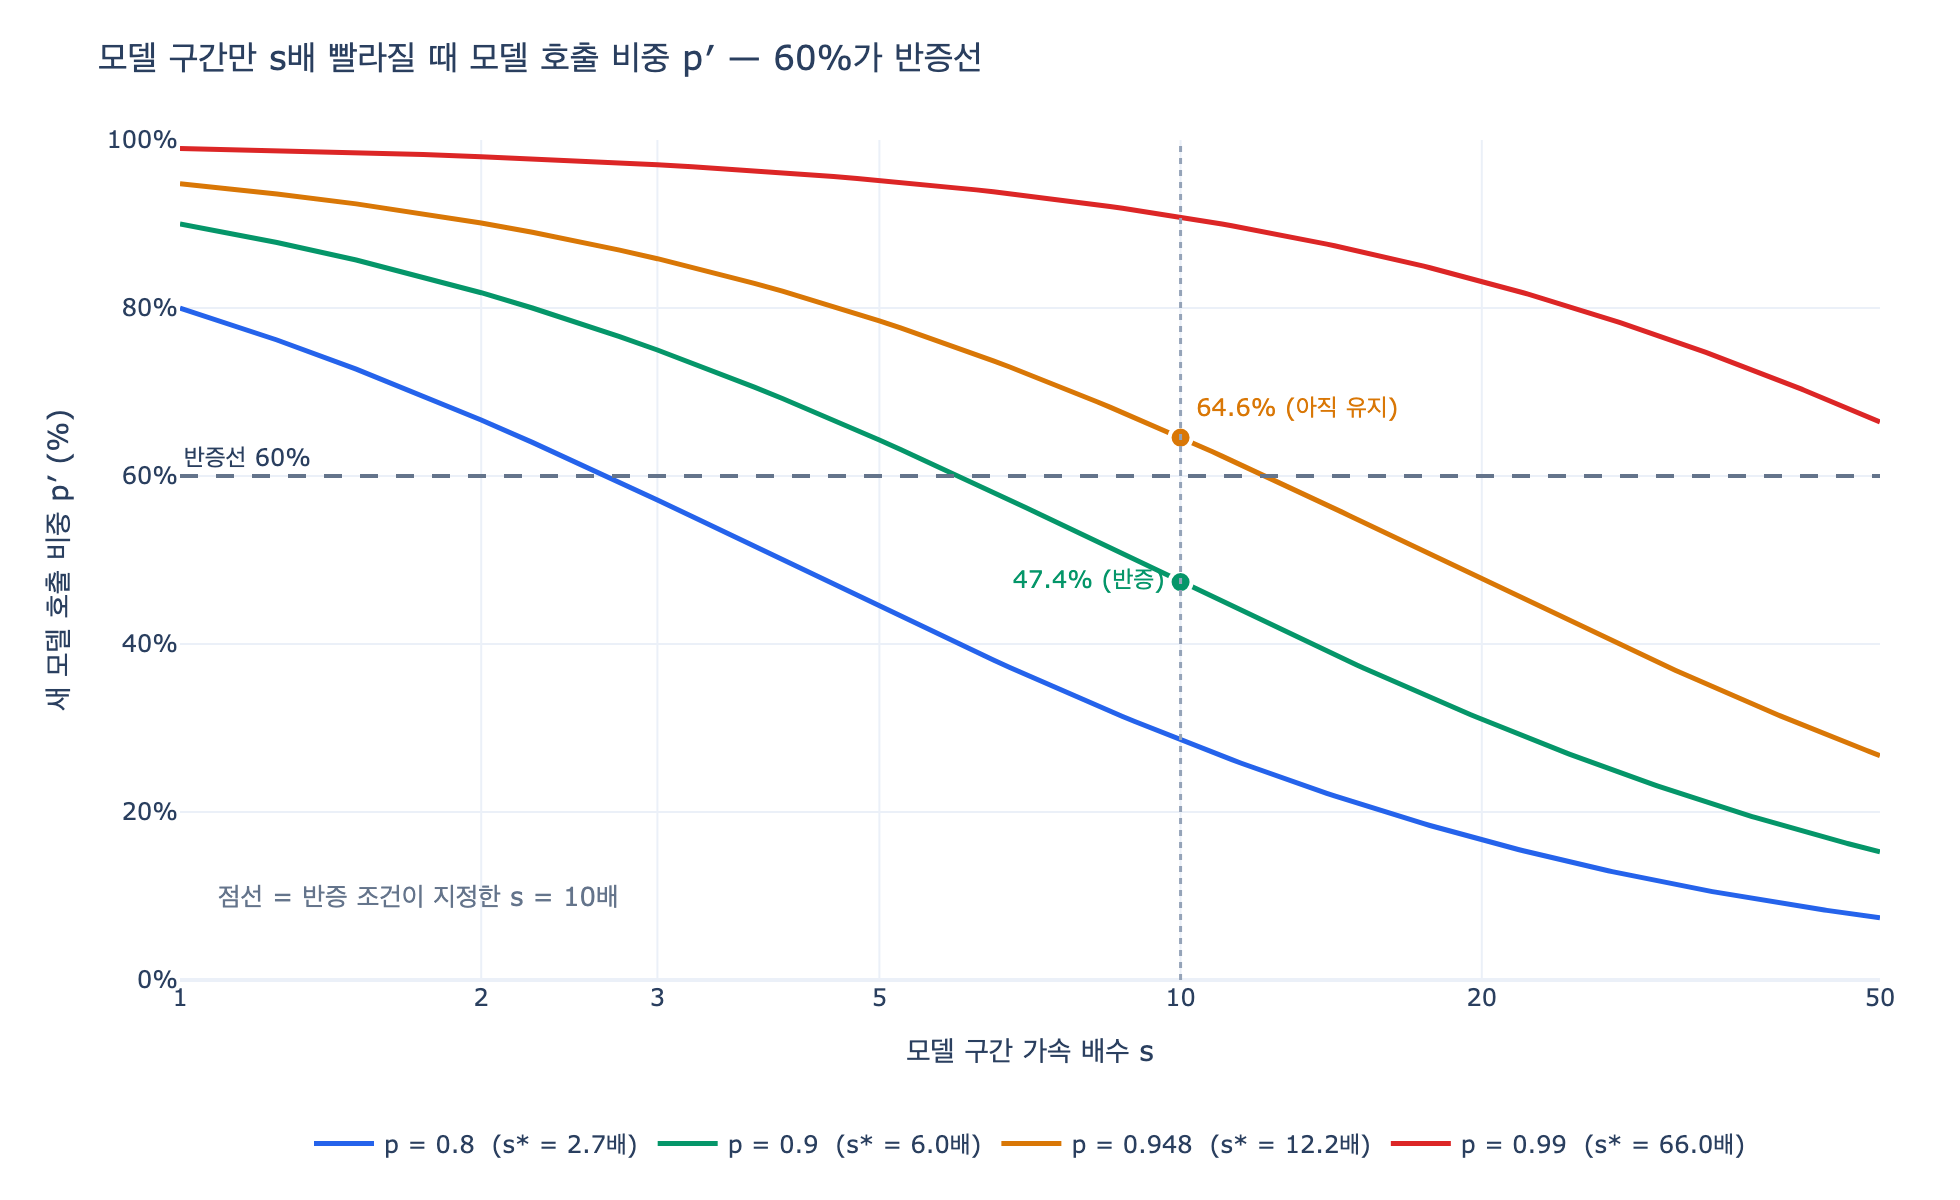

Generate this figure with Python:
# 필요 패키지: plotly, kaleido (정적 이미지 저장용)
#   pip install plotly kaleido

# %% [markdown]
# # 주장 1의 반증 조건 — 모델만 10배 빨라지면 비중은 얼마가 되나
#
# 35장의 주장 1은 이렇습니다.
#
# > **모델 호출이 응답 시간의 90% 넘게 차지한다** (33장, 확신 35%)
#
# 반증 조건은 이렇습니다.
#
# > **같은 작업의 모델 지연이 10분의 1이 되면 모델 호출 비중이 60% 아래로 내려간다.**
# > 분기마다 구간별 시간을 다시 재야 한다.
#
# 여기서 쓰는 산수는 **암달의 법칙**(Amdahl's law)과 똑같습니다.
# 전체 지연을 1로 정규화하고, 그 중 비율 $p$가 모델 호출, 나머지 $1-p$가
# 모델이 아닌 구간(조회·직렬화·네트워크·정책 검사 등)이라고 둡니다.
#
# 모델 구간만 $s$배 빨라지면
#
# $$T' = \frac{p}{s} + (1-p), \qquad p' = \frac{p/s}{\;p/s + (1-p)\;}$$
#
# 핵심은 **분모가 같이 줄어든다**는 것입니다. 그래서 비중은 $p/s$로 떨어지지 않고
# 위 식처럼 훨씬 완만하게 떨어집니다.

# %%
def _show(fig):
    try:
        from IPython import get_ipython
        if get_ipython() is not None:  # VSCode 셀/Jupyter에서만 렌더링
            fig.show()
    except ImportError:
        pass


def new_share(p: float, s: float) -> float:
    """초기 모델 비중 p, 모델 구간 가속 s배 → 새 모델 비중 p'."""
    model = p / s
    rest = 1.0 - p
    return model / (model + rest)


def total_speedup(p: float, s: float) -> float:
    """암달의 법칙: 전체 지연이 몇 배 짧아지는가."""
    return 1.0 / (p / s + (1.0 - p))


print(f"{new_share(0.9, 10):.4f}")     # 출력: 0.4737
print(f"{total_speedup(0.9, 10):.4f}")  # 출력: 5.2632

# %% [markdown]
# ## 1단계 — $p=0.9$, $s=10$ 을 손으로 따라가기
#
# $$\frac{p}{s} = \frac{0.9}{10} = 0.09, \qquad 1-p = 0.1$$
#
# $$p' = \frac{0.09}{0.09 + 0.1} = \frac{0.09}{0.19} = 0.4737$$
#
# 모델 비중이 **90% → 47.4%**. 반증선 60%를 확실히 밑돕니다.
# 그런데 전체 지연은 $1/0.19 = 5.26$배밖에 안 짧아집니다.
# 모델을 10배 빠르게 만들어도 전체는 5.3배. 남은 10%가 발목을 잡습니다.

# %%
p, s = 0.9, 10.0
model_before, rest = p, 1 - p
model_after = p / s
total_after = model_after + rest

print(f"이전   모델 {model_before:.3f} + 기타 {rest:.3f} = {model_before + rest:.3f}  (모델 비중 {p:>6.1%})")
print(f"이후   모델 {model_after:.3f} + 기타 {rest:.3f} = {total_after:.3f}  (모델 비중 {new_share(p, s):>6.1%})")
print(f"전체 단축 {total_speedup(p, s):.2f}배 (모델만 보면 {s:.0f}배)")
print(f"반증 판정: p'={new_share(p, s):.1%} < 60% → 주장 1은 반증된다")
# 출력: 이전   모델 0.900 + 기타 0.100 = 1.000  (모델 비중  90.0%)
# 출력: 이후   모델 0.090 + 기타 0.100 = 0.190  (모델 비중  47.4%)
# 출력: 전체 단축 5.26배 (모델만 보면 10배)
# 출력: 반증 판정: p'=47.4% < 60% → 주장 1은 반증된다

# %% [markdown]
# ## 2단계 — 임계 가속 $s^\*$ 역산: 몇 배 빨라지면 60%를 깨나
#
# $p' = q$ 가 되는 $s$를 풀면
#
# $$\frac{p/s}{p/s + (1-p)} = q \;\Longrightarrow\; s^{*} = \frac{p\,(1-q)}{q\,(1-p)}$$
#
# $q = 0.6$ 을 넣으면 $s^{*} = \dfrac{2p}{3(1-p)}$ 라는 아주 짧은 식이 됩니다.
#
# - $p = 0.90$ → $s^{*} = \dfrac{1.8}{0.3} = \mathbf{6.0}$
# - $p = 0.948$ (33장의 실측값) → $s^{*} = \dfrac{1.896}{0.156} = \mathbf{12.2}$
#
# 즉 반증 조건이 요구하는 10배는 $p=0.9$ 기준으로는 **여유 있게 넘고**,
# 33장 실측 94.8% 기준으로는 **아직 못 넘습니다**. 그래서 10배는
# "확실히 깨지는 쪽"이 아니라 "깨지는지 아닌지가 갈리는 자리"에 놓인 숫자입니다.

# %%
def critical_speedup(p: float, q: float = 0.6) -> float:
    """비중이 q로 떨어지게 하는 가속 배수 s*."""
    return p * (1 - q) / (q * (1 - p))


for p0 in (0.80, 0.90, 0.948, 0.99):
    s_star = critical_speedup(p0, 0.6)
    print(f"p={p0:<6.3f}  s*={s_star:>6.2f}배   s=10일 때 p'={new_share(p0, 10):>6.1%}"
          f"   전체 {total_speedup(p0, 10):.2f}배")
# 출력: p=0.800   s*=  2.67배   s=10일 때 p'= 28.6%   전체 3.57배
# 출력: p=0.900   s*=  6.00배   s=10일 때 p'= 47.4%   전체 5.26배
# 출력: p=0.948   s*= 12.15배   s=10일 때 p'= 64.6%   전체 6.81배
# 출력: p=0.990   s*= 66.00배   s=10일 때 p'= 90.8%   전체 9.17배

# %% [markdown]
# 위 표가 반증 조건의 성질을 다 말해 줍니다.
#
# - $p$가 0.9에서 0.948로 **5%p만 올라가도** 임계 가속은 6배 → 12.2배로 **두 배**가 됩니다.
#   비중은 $1-p$(모델 아닌 구간)의 역수에 민감해서, 90%와 95%는 전혀 다른 세계입니다.
# - $p=0.99$ 라면 60%를 깨는 데 **66배**가 필요합니다. 10배로는 90.8%, 거의 안 움직입니다.
# - 그래서 "몇 배 빨라졌나"만 보고 판정하면 안 되고, **지금의 $p$를 먼저 재야** 합니다.

# %% [markdown]
# ## 3단계 — 왜 하필 60%인가
#
# 60%가 특별한 물리량은 아닙니다. 다만 **판정선으로 쓸 만한** 성질이 셋 있습니다.
#
# 1. **여전히 지배 구간이지만 "압도적"은 아닌 자리.** 90%는 "모델만 보면 된다"이고,
#    50% 아래는 "모델 말고도 봐야 한다"입니다. 60%는 그 사이 경계에 있어서
#    33장의 실무 결론("최적화는 모델 호출부터")이 **성립하는 마지막 지점**입니다.
# 2. **측정 잡음보다 크게 벌어진 간격.** 90%에서 60%는 30%p 차이입니다.
#    구간별 시간 측정의 분기 간 흔들림(보통 몇 %p)에 묻히지 않아서,
#    "잡음인가 추세인가"를 따질 필요가 없습니다.
# 3. **한쪽으로만 넘는 선.** $p'$는 $s$에 대해 단조 감소합니다.
#    한 번 60% 아래로 내려가면 모델이 더 느려지지 않는 한 되돌아오지 않습니다.
#    되돌아오지 않는 선이라야 "이 값이 이렇게 되면 틀린다"가 성립합니다.
#
# 반대로 90%를 그대로 반증선으로 쓰면 안 됩니다. 실측이 94.8%인데 판정선이 90%면
# 아주 작은 개선(위 표에서 $s^{*}=1.85$배)에도 "틀렸다"가 나옵니다. 그건 너무 예민합니다.

# %%
# 90%를 반증선으로 쓰면 얼마나 예민해지는가
for q in (0.90, 0.80, 0.70, 0.60, 0.50):
    print(f"반증선 {q:.0%} → p=0.948 기준 필요한 가속 s* = {critical_speedup(0.948, q):>6.2f}배")
# 출력: 반증선 90% → p=0.948 기준 필요한 가속 s* =   2.03배
# 출력: 반증선 80% → p=0.948 기준 필요한 가속 s* =   4.56배
# 출력: 반증선 70% → p=0.948 기준 필요한 가속 s* =   7.81배
# 출력: 반증선 60% → p=0.948 기준 필요한 가속 s* =  12.15배
# 출력: 반증선 50% → p=0.948 기준 필요한 가속 s* =  18.23배

# %% [markdown]
# ## 4단계 — 왜 분기마다 다시 재야 하나
#
# 위 계산은 전부 $p$와 $s$를 **알고 있다**고 가정했습니다. 실제로는 둘 다 모릅니다.
#
# - $p$는 모델 교체·컨텍스트 길이·조회 경로 변경으로 계속 움직입니다.
# - $s$는 "지난 분기 대비 모델 구간 시간이 몇 배 짧아졌나"로만 알 수 있습니다.
#
# 그래서 실무에서 재는 것은 $s$가 아니라 **분기별 구간 시간 자체**이고,
# $p'$는 그 측정값에서 바로 나옵니다. 아래는 모델 구간이 분기마다 30%씩
# 짧아지고 모델 아닌 구간은 그대로일 때의 시뮬레이션입니다.

# %%
model_ms, rest_ms = 1900.0, 105.0  # 33장 실측 근처: 94.8% 가 되는 조합
decay = 0.70                        # 분기마다 모델 구간이 30% 짧아진다고 가정

print(f"{'분기':<5}{'모델(ms)':>10}{'기타(ms)':>10}{'전체(ms)':>10}{'모델 비중':>10}  판정")
crossed = None
for qtr in range(9):
    total = model_ms + rest_ms
    share = model_ms / total
    verdict = "반증" if share < 0.60 else "유지"
    if crossed is None and share < 0.60:
        crossed = qtr
    print(f"Q{qtr:<4}{model_ms:>10.1f}{rest_ms:>10.1f}{total:>10.1f}{share:>10.1%}  {verdict}")
    model_ms *= decay
print(f"\n60% 를 처음 깬 분기: Q{crossed}  (누적 가속 {1 / decay**crossed:.1f}배)")
# 출력: 분기     모델(ms)  기타(ms)  전체(ms)     모델 비중  판정
# 출력: Q0        1900.0     105.0    2005.0     94.8%  유지
# 출력: Q1        1330.0     105.0    1435.0     92.7%  유지
# 출력: Q2         931.0     105.0    1036.0     89.9%  유지
# 출력: Q3         651.7     105.0     756.7     86.1%  유지
# 출력: Q4         456.2     105.0     561.2     81.3%  유지
# 출력: Q5         319.3     105.0     424.3     75.3%  유지
# 출력: Q6         223.5     105.0     328.5     68.0%  유지
# 출력: Q7         156.5     105.0     261.5     59.8%  반증
# 출력: Q8         109.5     105.0     214.5     51.1%  반증
#
# 출력: 60% 를 처음 깬 분기: Q7  (누적 가속 12.1배)

# %% [markdown]
# 시뮬레이션이 말해 주는 것.
#
# - 분기마다 **30%씩** 빨라지는데도 Q6까지는 68%로 "여전히 지배 구간"입니다.
#   비중은 초반에 거의 안 움직입니다. **한 분기만 재면 아무 일도 없는 것처럼 보입니다.**
# - 그러다 Q6→Q7에서 68% → 59.8%로 한 번에 넘어갑니다.
#   추세를 미리 보고 있지 않으면 **넘어간 뒤에 알게 됩니다.**
# - 누적 가속 12.1배 — 앞에서 역산한 $s^{*}=12.15$와 정확히 맞습니다.
#
# 이게 "분기마다 구간별 시간을 다시 재라"의 이유입니다. 반증 조건은 판정만
# 하는 게 아니라 **언제 판정이 뒤집힐지 미리 보여 주는 장치**입니다.
# 그리고 $1-p$(모델 아닌 구간, 위에서 105ms 고정)를 줄이는 일을 안 하면
# 모델이 아무리 빨라져도 전체 지연은 214.5ms에서 더 못 내려갑니다.

# %%
# 아래로의 한계: s → ∞ 일 때
print(f"s=∞ 일 때 전체 지연 = {rest_ms:.1f}ms (모델 아닌 구간이 하한)")
print(f"s=∞ 일 때 모델 비중 = {new_share(0.948, 1e9):.4%}")
print(f"p=0.948 에서 이론상 최대 전체 단축 = {1 / (1 - 0.948):.1f}배")
# 출력: s=∞ 일 때 전체 지연 = 105.0ms (모델 아닌 구간이 하한)
# 출력: s=∞ 일 때 모델 비중 = 0.0000%
# 출력: p=0.948 에서 이론상 최대 전체 단축 = 19.2배

# %% [markdown]
# ## 5단계 — 여러 $p$에 대한 $s$–$p'$ 곡선

# %%
import plotly.graph_objects as go

s_values = [1 + i * 0.25 for i in range(0, 197)]  # 1.0 ~ 50.0
palette = ["#2563eb", "#059669", "#d97706", "#dc2626"]

fig = go.Figure()
for color, p0 in zip(palette, (0.80, 0.90, 0.948, 0.99)):
    fig.add_trace(go.Scatter(
        x=s_values,
        y=[new_share(p0, sv) * 100 for sv in s_values],
        mode="lines",
        name=f"p = {p0:.3g}  (s* = {critical_speedup(p0, 0.6):.1f}배)",
        line=dict(color=color, width=2.5),
        hovertemplate="s=%{x:.2f}배 → p'=%{y:.1f}%<extra></extra>",
    ))

# 반증선 60%
fig.add_hline(y=60, line=dict(color="#64748b", width=2, dash="dash"),
              annotation_text="반증선 60%", annotation_position="top left")
# 반증 조건이 지정한 s = 10
fig.add_vline(x=10, line=dict(color="#94a3b8", width=1.5, dash="dot"))
fig.add_annotation(x=0.02, y=10, xref="paper", yref="y",
                   text="점선 = 반증 조건이 지정한 s = 10배",
                   showarrow=False, xanchor="left",
                   font=dict(color="#64748b", size=13))

# p=0.9, s=10 → 47.4% 지점
fig.add_trace(go.Scatter(
    x=[10], y=[new_share(0.9, 10) * 100],
    mode="markers+text", showlegend=False,
    marker=dict(color="#059669", size=11, line=dict(color="white", width=2)),
    text=["47.4% (반증)"], textposition="middle left",
    textfont=dict(color="#059669", size=12),
))
# p=0.948, s=10 → 64.6% 지점 (아직 안 깨짐)
fig.add_trace(go.Scatter(
    x=[10], y=[new_share(0.948, 10) * 100],
    mode="markers+text", showlegend=False,
    marker=dict(color="#d97706", size=11, line=dict(color="white", width=2)),
    text=["64.6% (아직 유지)"], textposition="top right",
    textfont=dict(color="#d97706", size=12),
))

fig.update_layout(
    title="모델 구간만 s배 빨라질 때 모델 호출 비중 p′ — 60%가 반증선",
    xaxis_title="모델 구간 가속 배수 s",
    yaxis_title="새 모델 호출 비중 p′ (%)",
    xaxis=dict(type="log", range=[0, 1.699],  # 10^0 = 1 ~ 10^1.699 = 50
               tickvals=[1, 2, 3, 5, 10, 20, 50],
               ticktext=["1", "2", "3", "5", "10", "20", "50"],
               tickangle=0),
    yaxis=dict(range=[0, 100], ticksuffix="%"),
    legend=dict(orientation="h", x=0.5, y=-0.16, xanchor="center", yanchor="top"),
    template="plotly_white",
    width=980, height=600,
    margin=dict(l=90, r=40, t=70, b=110),
)

_show(fig)

import os
_out = os.path.join(os.path.dirname(os.path.abspath(__file__)), "expy.png")
fig.write_image(_out, scale=2)
print(f"saved: {_out}")
# 출력: saved: .../expy.png

# %% [markdown]
# 곡선에서 읽을 것.
#
# - 네 곡선 모두 **초반이 평평합니다.** $s=2$ 정도로는 비중이 거의 안 움직입니다.
#   "모델이 두 배 빨라졌다"는 뉴스만으로는 주장 1이 흔들리지 않습니다.
# - 60% 점선을 지나는 $x$좌표가 각 $p$의 임계 가속입니다. $p$가 커질수록
#   그 점이 오른쪽으로 **급격히** 밀립니다(2.7 → 6 → 12.2 → 66).
# - $s=10$ 세로선에서 $p=0.9$ 곡선은 선 아래(반증), $p=0.948$ 곡선은 선 위(유지).
#   **같은 10배인데 판정이 갈립니다.** 그래서 반증 조건은 "10배"만으로 완성되지 않고
#   "분기마다 구간별 시간을 다시 재라"가 반드시 붙어야 합니다.

# %% [markdown]
# ## 정리
#
# | 물어볼 것 | 답 |
# |---|---|
# | $p=0.9$, $s=10$ 일 때 $p'$ | $0.09/0.19 = 47.4\%$ → 60% 아래, 반증 |
# | 같은 조건의 전체 단축 | $1/0.19 = 5.26$배 (모델만 10배인데 전체는 5.3배) |
# | 60%를 깨는 임계 가속 | $s^{*} = 2p/(3(1-p))$ — $p=0.9$ 면 6배, $p=0.948$ 면 12.2배 |
# | 왜 60%인가 | 지배 구간의 마지막 경계 · 측정 잡음보다 큰 간격 · 단조라 되돌아오지 않음 |
# | 왜 분기마다 재나 | $p'$는 초반에 거의 안 움직이다 한 번에 넘어감. $p$도 계속 변함 |
#
# 그리고 이 주장의 확신도가 **35%**로 다섯 중 두 번째로 낮은 이유:
# 모델 지연 개선 추세가 2년간 이 정도였다면, 12배는 3년 안에 닿을 거리입니다.
